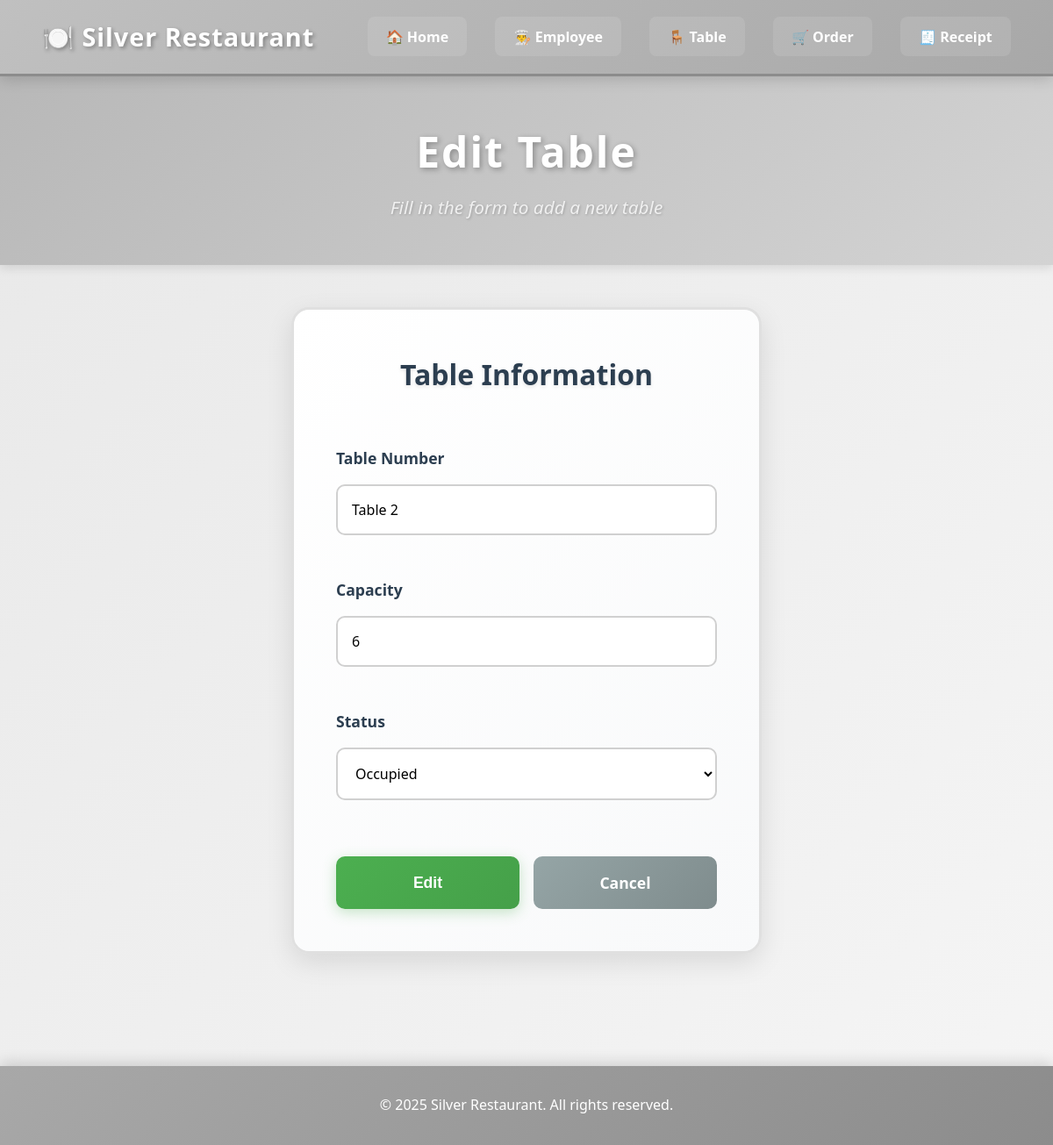
Screenshot of /updateTableUFrom.php?table_id=388 with the database file from the repository.
### tables this page shows
CREATE TABLE table_info (
    table_id INTEGER PRIMARY KEY AUTOINCREMENT,
    table_number TEXT NOT NULL,
    capacity INTEGER NOT NULL,
    status TEXT NOT NULL
);

### updateTableUFrom.php (the view, shortened to what this page needs)
<?php
require('DBConnect.php');
if (isset($_GET['table_id'])) {
    $table_id = $_GET['table_id'];
    $select_edit = $db->query("SELECT * FROM table_info WHERE table_id = $table_id");
    $select_edit->execute();
    $row = $select_edit->fetch(PDO::FETCH_ASSOC);
}
?>
<!DOCTYPE html>
<html lang="en">
<head>
    <link rel="stylesheet" href="ref.css">
    <link rel="stylesheet" href="updateTableUFrom.css">
</head>
<body>
    <nav class="navbar">
        <div class="nav-brand">
            <h1>🍽️ Silver Restaurant</h1>
        </div>
        <ul class="nav-menu">
            <li><a href="index.php">🏠 Home</a></li>
            <li><a href="employee.php">👨‍🍳 Employee</a></li>
            <li><a href="tableU.php">🪑 Table</a></li>
            <li><a href="order.php">🛒 Order</a></li>
            <li><a href="receipt.php">🧾 Receipt</a></li>
        </ul>
    </nav>
    <div class="hero-section">
        <h2 class="hero-title">Edit Table</h2>
        <p class="hero-subtitle">Fill in the form to add a new table</p>
    </div>
    <div class="form-wrapper">
        <div class="form-container">
            <form action="updateTableU.php" method="POST" class="add-form">
                <h2 class="form-title">Table Information</h2>
                <div class="form-group">
                    <label for="table_number">Table Number</label>
                    <input type="text" id="table_number" name="table_number" placeholder="e.g., Table 1"
                    value="<?php echo $row['table_number']; ?>" required>
                </div>
                <div class="form-group">
                    <label for="capacity">Capacity</label>
                    <input type="number" id="capacity" name="capacity" placeholder="Number of seats" min="1"
                    value="<?php echo $row['capacity']; ?>" required>
                </div>
                <div class="form-group">
                    <label for="status">Status</label>
                    <select id="status" name="status" required>
                        <option value="occupied" <?php echo ($row['status'] == 'occupied') ? 'selected' : ''; ?>>Occupied</option>
                    </select>
                </div>
                <div class="form-actions">
                    <button type="submit" name="btn_update" class="btn-submit">Edit</button>
                    <a href="tableU.php" class="btn-cancel">Cancel</a>
                </div>
            </form>
        </div>
    </div>
    <footer class="footer">
        <p>&copy; 2025 Silver Restaurant. All rights reserved.</p>
    </footer>
</body>
</html>

### ref.css (style rules this page uses)
* { margin: 0; padding: 0; box-sizing: border-box; }
body { font-family: 'Segoe UI', Tahoma, Geneva, Verdana, sans-serif; background: linear-gradient(135deg, #e8e8e8 0%, #f5f5f5 100%); color: #2c3e50; line-height: 1.6; min-height: 100vh; }
.navbar { background: linear-gradient(135deg, #c0c0c0 0%, #a8a8a8 100%); box-shadow: 0 4px 15px rgba(0, 0, 0, 0.15); display: flex; justify-content: space-between; align-items: center; padding: 1.2rem 3rem; position: sticky; top: 0; z-index: 1000; border-bottom: 3px solid #8c8c8c; }
.nav-brand h1 { color: #fff; font-size: 1.8rem; font-weight: 700; text-shadow: 2px 2px 4px rgba(0, 0, 0, 0.3); letter-spacing: 1px; }
.nav-menu { display: flex; list-style-type: none; align-items: center; gap: 2rem; }
.nav-menu li a { text-decoration: none; color: #fff; font-weight: 600; font-size: 1rem; padding: 0.6rem 1.2rem; border-radius: 8px; transition: all 0.3s ease; background: rgba(255, 255, 255, 0.1); border: 2px solid transparent; }
.hero-section { background: linear-gradient(135deg, #b8b8b8 0%, #d3d3d3 100%); padding: 3rem 2rem; text-align: center; box-shadow: 0 4px 10px rgba(0, 0, 0, 0.1); margin-bottom: 2rem; }
.hero-title { color: #fff; font-size: 3rem; font-weight: 700; margin-bottom: 0.5rem; text-shadow: 2px 2px 6px rgba(0, 0, 0, 0.3); letter-spacing: 2px; }
.hero-subtitle { color: #f0f0f0; font-size: 1.3rem; font-style: italic; text-shadow: 1px 1px 3px rgba(0, 0, 0, 0.2); }
.form-group { margin-bottom: 1.5rem; }
.form-group label { display: block; color: #2c3e50; font-weight: 600; margin-bottom: 0.5rem; font-size: 0.95rem; }
.btn-cancel, .btn-submit, .btn-delete { padding: 0.8rem 2rem; border: none; border-radius: 50px; font-size: 1rem; font-weight: 600; cursor: pointer; transition: all 0.3s ease; }
.btn-cancel { background: #e0e0e0; color: #5a5a5a; }
.btn-submit { background: linear-gradient(135deg, #4CAF50 0%, #45a049 100%); color: #fff; box-shadow: 0 4px 15px rgba(76, 175, 80, 0.3); }
.footer { background: linear-gradient(135deg, #a8a8a8 0%, #8c8c8c 100%); color: #fff; text-align: center; padding: 2rem; margin-top: 4rem; box-shadow: 0 -4px 15px rgba(0, 0, 0, 0.15); }
.footer p { font-size: 1rem; font-weight: 500; }

### updateTableUFrom.css (style rules this page uses)
.form-wrapper { max-width: 600px; margin: 3rem auto; padding: 0 2rem 4rem; }
.form-container { background: linear-gradient(135deg, #ffffff 0%, #f8f9fa 100%); border-radius: 20px; padding: 3rem; box-shadow: 0 10px 30px rgba(0, 0, 0, 0.1); border: 3px solid #e0e0e0; }
.form-title { font-size: 2rem; font-weight: 700; color: #2c3e50; margin-bottom: 2rem; text-align: center; text-shadow: 0 2px 4px rgba(0, 0, 0, 0.1); }
.add-form { display: flex; flex-direction: column; gap: 1.5rem; }
.form-group { display: flex; flex-direction: column; gap: 0.5rem; }
.form-group label { font-size: 1.1rem; font-weight: 600; color: #2c3e50; }
.form-group input, .form-group select { padding: 1rem; font-size: 1rem; border: 2px solid #d0d0d0; border-radius: 10px; background: #fff; transition: all 0.3s ease; font-family: inherit; }
.form-group input::placeholder { color: #95a5a6; }
.form-group select { cursor: pointer; }
.form-actions { display: flex; gap: 1rem; margin-top: 1rem; }
.btn-submit, .btn-cancel { flex: 1; padding: 1rem 2rem; font-size: 1.1rem; font-weight: 600; border: none; border-radius: 10px; cursor: pointer; transition: all 0.3s ease; text-decoration: none; text-align: center; display: inline-block; }
.btn-submit { background: linear-gradient(135deg, #4CAF50 0%, #45a049 100%); color: #fff; }
.btn-cancel { background: linear-gradient(135deg, #95a5a6 0%, #7f8c8d 100%); color: #fff; }

### rows the page displays
table_info: table_number "Table 2", capacity "6", status "Occupied"
